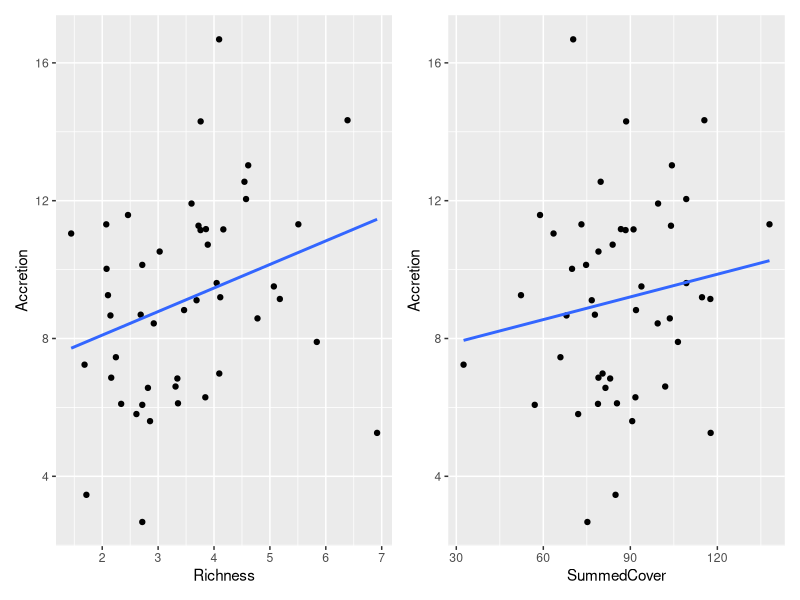
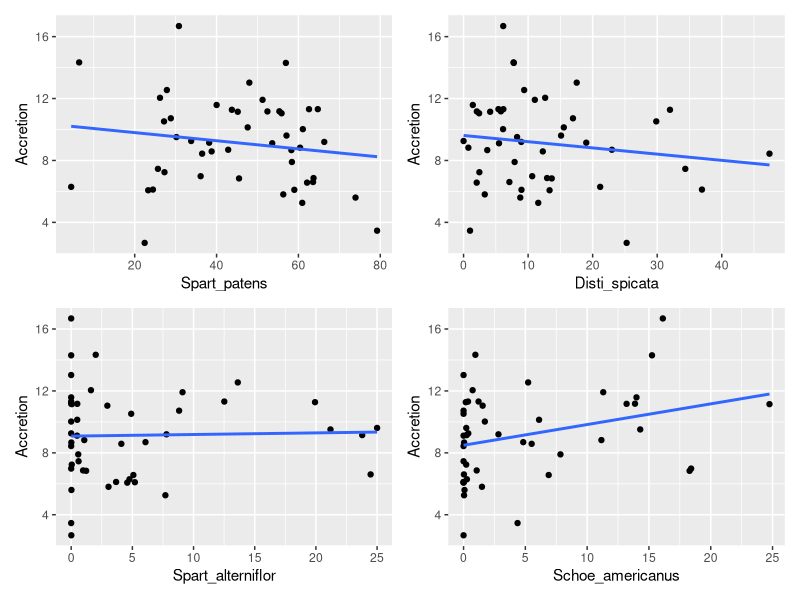
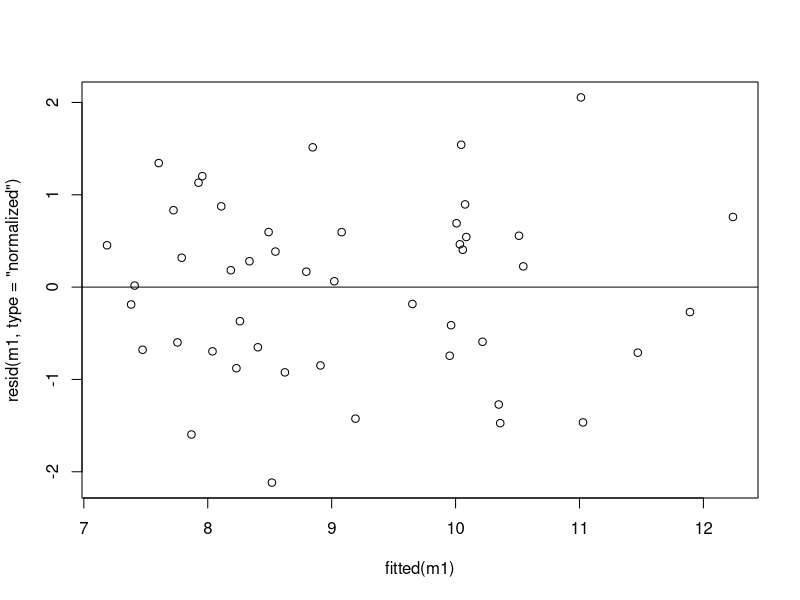
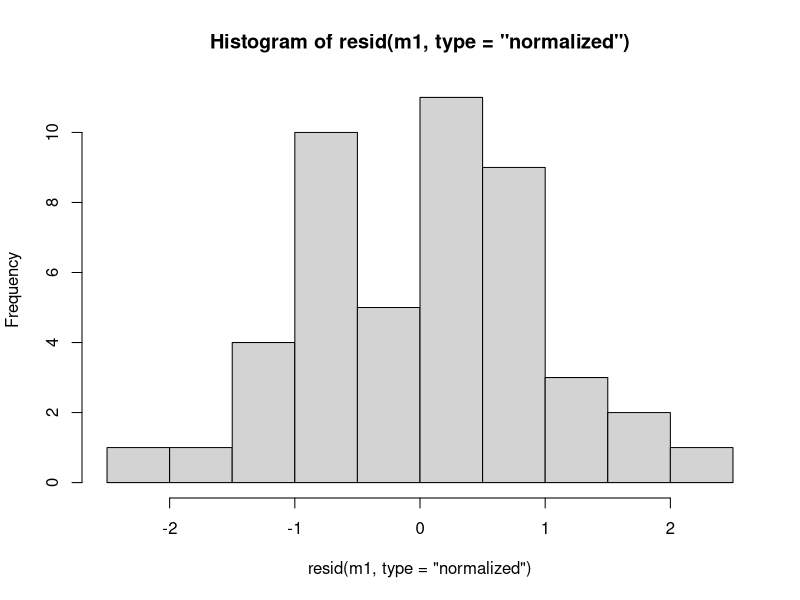

Write the R code that produced these figures, in order.
library(tidyverse)
library(nlme)
library(patchwork)

data <- read_csv("dat.csv")

brackish <- data %>%
  filter(CommunityStationFront == "Brackish")

#dominant species - Spartina patens
dom_spp <- brackish %>%
  summarise(across(c("Acer_negundo":"Zizip_Mill."), sum, na.rm = TRUE)) %>%
  pivot_longer(cols = c("Acer_negundo":"Zizip_Mill."),
               names_to = "species",
               values_to = "cover")


#accretion vs. richness
richness <- ggplot(brackish, aes(x = Richness, y = Accretion)) +
  geom_point() +
  geom_smooth(method = lm, se = F)

#accretion vs. summed cover
sum_cov <- ggplot(brackish, aes(x = SummedCover, y = Accretion)) +
  geom_point() +
  geom_smooth(method = lm, se = F)

(richness | sum_cov)

#accretion vs. dominant species
dominant1 <- ggplot(brackish, aes(x = Spart_patens, y = Accretion)) +
  geom_point() +
  geom_smooth(method = lm, se = F)

dominant2 <- ggplot(brackish, aes(x = Disti_spicata, y = Accretion)) +
  geom_point() +
  geom_smooth(method = lm, se = F)

dominant3 <- ggplot(brackish, aes(x = Spart_alterniflor, y = Accretion)) +
  geom_point() +
  geom_smooth(method = lm, se = F)

dominant4 <- ggplot(brackish, aes(x = Schoe_americanus, y = Accretion)) +
  geom_point() +
  geom_smooth(method = lm, se = F)

(dominant1 | dominant2) / (dominant3 | dominant4)



#glm with four most dominant species
m1 <- gls(Accretion ~ Richness + Spart_patens + Disti_spicata +
            Spart_alterniflor + Schoe_americanus + SummedCover, 
          correlation = corSpher(form = ~ lat+lon), data = brackish)

summary(m1)

#model validation - assumptions of normality and homoscedasticity met
plot(x = fitted(m1), y = resid(m1, type = "normalized"), abline(h = 0))

hist(resid(m1, type = "normalized"))


#type III anova - no significant predictor variables 
anova(m1, type = "marginal")



